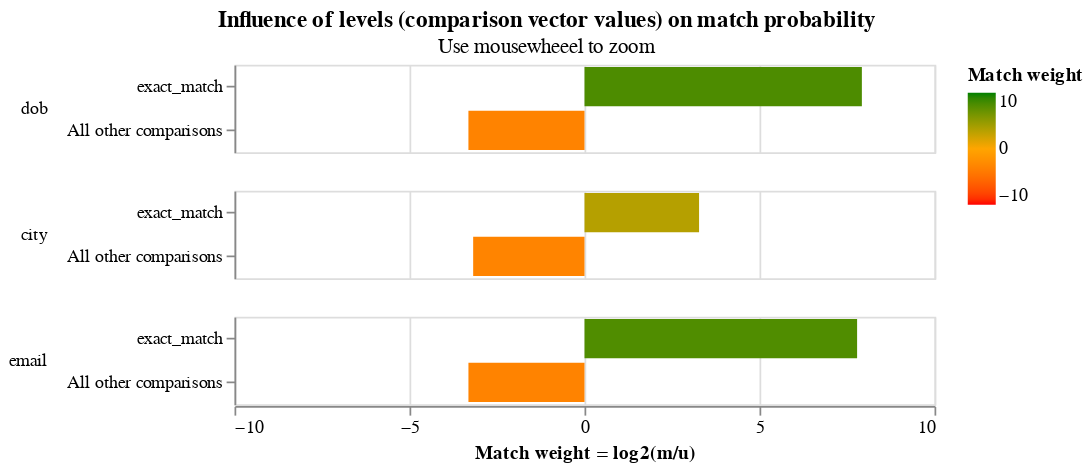

Source (notebook cell):
### Markdown cell above
## Step 4: Estimate the parameters of your model

Estimate the parameters of a Fellegi Sunter model, and use the model to generate predictions.  

We starby by using the `train_u_using_random_sampling` to compute the `u` values of the model.

### Code cell
linker.initialise_settings(settings)
linker.train_u_using_random_sampling(target_rows=1e6)

### Figure 1 — Vega-Lite specification as saved in the notebook (floating-point values rounded to 4 significant figures)
{"config": {"view": {"width": 400, "height": 50}, "mark": {"tooltip": null}, "title": {"anchor": "middle"}, "header": {"title": null}}, "params": [{"name": "iteration_number", "value": 0, "bind": {"input": "range", "min": 0, "max": 2, "step": 1}, "description": "Filter by the interation number"}], "data": {"values": [{"comparison_name": "dob", "sql_condition": "dob_l = dob_r", "label_for_charts": "exact_match", "m_probability": 0.9, "u_probability": 0.003704, "m_probability_description": "Amongst truly matching record comparisons, 90.00% of records are in the exact_match comparison level", "u_probability_description": "Amongst truly non-matching record comparisons, 0.37% of records are in the exact_match comparison level", "has_tf_adjustments": false, "tf_adjustment_column": null, "tf_adjustment_weight": 1.0, "is_null_level": false, "bayes_factor": 243.0, "log2_bayes_factor": 7.925, "comparison_vector_value": 1, "max_comparison_vector_value": 1, "bayes_factor_description": "If comparison level is `exact_match` then comparison is 243.00 times more likely to be a match", "iteration": 0, "proportion_of_matches": 0.9404}, {"comparison_name": "dob", "sql_condition": "ELSE", "label_for_charts": "All other comparisons", "m_probability": 0.1, "u_probability": 0.9963, "m_probability_description": "Amongst truly matching record comparisons, 10.00% of records are in the all other comparisons comparison level", "u_probability_description": "Amongst truly non-matching record comparisons, 99.63% of records are in the all other comparisons comparison level", "has_tf_adjustments": false, "tf_adjustment_column": null, "tf_adjustment_weight": 1.0, "is_null_level": false, "bayes_factor": 0.1004, "log2_bayes_factor": -3.317, "comparison_vector_value": 0, "max_comparison_vector_value": 1, "bayes_factor_description": "If comparison level is `all other comparisons` then comparison is  9.96 times less likely to be a match", "iteration": 0, "proportion_of_matches": 0.9404}, {"comparison_name": "city", "sql_condition": "city_l = city_r", "label_for_charts": "exact_match", "m_probability": 0.9, "u_probability": 0.09308, "m_probability_description": "Amongst truly matching record comparisons, 90.00% of records are in the exact_match comparison level", "u_probability_description": "Amongst truly non-matching record comparisons, 9.31% of records are in the exact_match comparison level", "has_tf_adjustments": true, "tf_adjustment_column": "city", "tf_adjustment_weight": 1.0, "is_null_level": false, "bayes_factor": 9.669, "log2_bayes_factor": 3.273, "comparison_vector_value": 1, "max_comparison_vector_value": 1, "bayes_factor_description": "If comparison level is `exact_match` then comparison is 9.67 times more likely to be a match", "iteration": 0, "proportion_of_matches": 0.9404}, {"comparison_name": "city", "sql_condition": "ELSE", "label_for_charts": "All other comparisons", "m_probability": 0.1, "u_probability": 0.9069, "m_probability_description": "Amongst truly matching record comparisons, 10.00% of records are in the all other comparisons comparison level", "u_probability_description": "Amongst truly non-matching record comparisons, 90.69% of records are in the all other comparisons comparison level", "has_tf_adjustments": false, "tf_adjustment_column": null, "tf_adjustment_weight": 1.0, "is_null_level": false, "bayes_factor": 0.1103, "log2_bayes_factor": -3.181, "comparison_vector_value": 0, "max_comparison_vector_value": 1, "bayes_factor_description": "If comparison level is `all other comparisons` then comparison is  9.07 times less likely to be a match", "iteration": 0, "proportion_of_matches": 0.9404}, {"comparison_name": "email", "sql_condition": "email_l = email_r", "label_for_charts": "exact_match", "m_probability": 0.9, "u_probability": 0.00407, "m_probability_description": "Amongst truly matching record comparisons, 90.00% of records are in the exact_match comparison level", "u_probability_description": "Amongst truly non-matching record comparisons, 0.41% of records are in the exact_match comparison level", "has_tf_adjustments": false, "tf_adjustment_column": null, "tf_adjustment_weight": 1.0, "is_null_level": false, "bayes_factor": 221.1, "log2_bayes_factor": 7.789, "comparison_vector_value": 1, "max_comparison_vector_value": 1, "bayes_factor_description": "If comparison level is `exact_match` then comparison is 221.11 times more likely to be a match", "iteration": 0, "proportion_of_matches": 0.9404}, {"comparison_name": "email", "sql_condition": "ELSE", "label_for_charts": "All other comparisons", "m_probability": 0.1, "u_probability": 0.9959, "m_probability_description": "Amongst truly matching record comparisons, 10.00% of records are in the all other comparisons comparison level", "u_probability_description": "Amongst truly non-matching record comparisons, 99.59% of records are in the all other comparisons comparison level", "has_tf_adjustments": false, "tf_adjustment_column": null, "tf_adjustment_weight": 1.0, "is_null_level": false, "bayes_factor": 0.1004, "log2_bayes_factor": -3.316, "comparison_vector_value": 0, "max_comparison_vector_value": 1, "bayes_factor_description": "If comparison level is `all other comparisons` then comparison is  9.96 times less likely to be a match", "iteration": 0, "proportion_of_matches": 0.9404}, {"comparison_name": "dob", "sql_condition": "dob_l = dob_r", "label_for_charts": "exact_match", "m_probability": 0.6399, "u_probability": 0.003704, "m_probability_description": "Amongst truly matching record comparisons, 63.99% of records are in the exact_match comparison level", "u_probability_description": "Amongst truly non-matching record comparisons, 0.37% of records are in the exact_match comparison level", "has_tf_adjustments": false, "tf_adjustment_column": null, "tf_adjustment_weight": 1.0, "is_null_level": false, "bayes_factor": 172.8, "log2_bayes_factor": 7.433, "comparison_vector_value": 1, "max_comparison_vector_value": 1, "bayes_factor_description": "If comparison level is `exact_match` then comparison is 172.77 times more likely to be a match", "iteration": 1, "proportion_of_matches": 0.9404}, {"comparison_name": "dob", "sql_condition": "ELSE", "label_for_charts": "All other comparisons", "m_probability": 0.3601, "u_probability": 0.9963, "m_probability_description": "Amongst truly matching record comparisons, 36.01% of records are in the all other comparisons comparison level", "u_probability_description": "Amongst truly non-matching record comparisons, 99.63% of records are in the all other comparisons comparison level", "has_tf_adjustments": false, "tf_adjustment_column": null, "tf_adjustment_weight": 1.0, "is_null_level": false, "bayes_factor": 0.3615, "log2_bayes_factor": -1.468, "comparison_vector_value": 0, "max_comparison_vector_value": 1, "bayes_factor_description": "If comparison level is `all other comparisons` then comparison is  2.77 times less likely to be a match", "iteration": 1, "proportion_of_matches": 0.9404}, {"comparison_name": "city", "sql_condition": "city_l = city_r", "label_for_charts": "exact_match", "m_probability": 0.6646, "u_probability": 0.09308, "m_probability_description": "Amongst truly matching record comparisons, 66.46% of records are in the exact_match comparison level", "u_probability_description": "Amongst truly non-matching record comparisons, 9.31% of records are in the exact_match comparison level", "has_tf_adjustments": true, "tf_adjustment_column": "city", "tf_adjustment_weight": 1.0, "is_null_level": false, "bayes_factor": 7.14, "log2_bayes_factor": 2.836, "comparison_vector_value": 1, "max_comparison_vector_value": 1, "bayes_factor_description": "If comparison level is `exact_match` then comparison is 7.14 times more likely to be a match", "iteration": 1, "proportion_of_matches": 0.9404}, {"comparison_name": "city", "sql_condition": "ELSE", "label_for_charts": "All other comparisons", "m_probability": 0.3354, "u_probability": 0.9069, "m_probability_description": "Amongst truly matching record comparisons, 33.54% of records are in the all other comparisons comparison level", "u_probability_description": "Amongst truly non-matching record comparisons, 90.69% of records are in the all other comparisons comparison level", "has_tf_adjustments": false, "tf_adjustment_column": null, "tf_adjustment_weight": 1.0, "is_null_level": false, "bayes_factor": 0.3698, "log2_bayes_factor": -1.435, "comparison_vector_value": 0, "max_comparison_vector_value": 1, "bayes_factor_description": "If comparison level is `all other comparisons` then comparison is  2.70 times less likely to be a match", "iteration": 1, "proportion_of_matches": 0.9404}, {"comparison_name": "email", "sql_condition": "email_l = email_r", "label_for_charts": "exact_match", "m_probability": 0.6974, "u_probability": 0.00407, "m_probability_description": "Amongst truly matching record comparisons, 69.74% of records are in the exact_match comparison level", "u_probability_description": "Amongst truly non-matching record comparisons, 0.41% of records are in the exact_match comparison level", "has_tf_adjustments": false, "tf_adjustment_column": null, "tf_adjustment_weight": 1.0, "is_null_level": false, "bayes_factor": 171.3, "log2_bayes_factor": 7.421, "comparison_vector_value": 1, "max_comparison_vector_value": 1, "bayes_factor_description": "If comparison level is `exact_match` then comparison is 171.34 times more likely to be a match", "iteration": 1, "proportion_of_matches": 0.9404}, {"comparison_name": "email", "sql_condition": "ELSE", "label_for_charts": "All other comparisons", "m_probability": 0.3026, "u_probability": 0.9959, "m_probability_description": "Amongst truly matching record comparisons, 30.26% of records are in the all other comparisons comparison level", "u_probability_description": "Amongst truly non-matching record comparisons, 99.59% of records are in the all other comparisons comparison level", "has_tf_adjustments": false, "tf_adjustment_column": null, "tf_adjustment_weight": 1.0, "is_null_level": false, "bayes_factor": 0.3038, "log2_bayes_factor": -1.719, "comparison_vector_value": 0, "max_comparison_vector_value": 1, "bayes_factor_description": "If comparison level is `all other comparisons` then comparison is  3.29 times less likely to be a match", "iteration": 1, "proportion_of_matches": 0.9404}, {"comparison_name": "dob", "sql_condition": "dob_l = dob_r", "label_for_charts": "exact_match", "m_probability": 0.6352, "u_probability": 0.003704, "m_probability_description": "Amongst truly matching record comparisons, 63.52% of records are in the exact_match comparison level", "u_probability_description": "Amongst truly non-matching record comparisons, 0.37% of records are in the exact_match comparison level", "has_tf_adjustments": false, "tf_adjustment_column": null, "tf_adjustment_weight": 1.0, "is_null_level": false, "bayes_factor": 171.5, "log2_bayes_factor": 7.422, "comparison_vector_value": 1, "max_comparison_vector_value": 1, "bayes_factor_description": "If comparison level is `exact_match` then comparison is 171.51 times more likely to be a match", "iteration": 2, "proportion_of_matches": 0.9404}, {"comparison_name": "dob", "sql_condition": "ELSE", "label_for_charts": "All other comparisons", "m_probability": 0.3648, "u_probability": 0.9963, "m_probability_description": "Amongst truly matching record comparisons, 36.48% of records are in the all other comparisons comparison level", "u_probability_description": "Amongst truly non-matching record comparisons, 99.63% of records are in the all other comparisons comparison level", "has_tf_adjustments": false, "tf_adjustment_column": null, "tf_adjustment_weight": 1.0, "is_null_level": false, "bayes_factor": 0.3661, "log2_bayes_factor": -1.45, "comparison_vector_value": 0, "max_comparison_vector_value": 1, "bayes_factor_description": "If comparison level is `all other comparisons` then comparison is  2.73 times less likely to be a match", "iteration": 2, "proportion_of_matches": 0.9404}, {"comparison_name": "city", "sql_condition": "city_l = city_r", "label_for_charts": "exact_match", "m_probability": 0.6547, "u_probability": 0.09308, "m_probability_description": "Amongst truly matching record comparisons, 65.47% of records are in the exact_match comparison level", "u_probability_description": "Amongst truly non-matching record comparisons, 9.31% of records are in the exact_match comparison level", "has_tf_adjustments": true, "tf_adjustment_column": "city", "tf_adjustment_weight": 1.0, "is_null_level": false, "bayes_factor": 7.034, "log2_bayes_factor": 2.814, "comparison_vector_value": 1, "max_comparison_vector_value": 1, "bayes_factor_description": "If comparison level is `exact_match` then comparison is 7.03 times more likely to be a match", "iteration": 2, "proportion_of_matches": 0.9404}, {"comparison_name": "city", "sql_condition": "ELSE", "label_for_charts": "All other comparisons", "m_probability": 0.3453, "u_probability": 0.9069, "m_probability_description": "Amongst truly matching record comparisons, 34.53% of records are in the all other comparisons comparison level", "u_probability_description": "Amongst truly non-matching record comparisons, 90.69% of records are in the all other comparisons comparison level", "has_tf_adjustments": false, "tf_adjustment_column": null, "tf_adjustment_weight": 1.0, "is_null_level": false, "bayes_factor": 0.3807, "log2_bayes_factor": -1.393, "comparison_vector_value": 0, "max_comparison_vector_value": 1, "bayes_factor_description": "If comparison level is `all other comparisons` then comparison is  2.63 times less likely to be a match", "iteration": 2, "proportion_of_matches": 0.9404}, {"comparison_name": "email", "sql_condition": "email_l = email_r", "label_for_charts": "exact_match", "m_probability": 0.6898, "u_probability": 0.00407, "m_probability_description": "Amongst truly matching record comparisons, 68.98% of records are in the exact_match comparison level", "u_probability_description": "Amongst truly non-matching record comparisons, 0.41% of records are in the exact_match comparison level", "has_tf_adjustments": false, "tf_adjustment_column": null, "tf_adjustment_weight": 1.0, "is_null_level": false, "bayes_factor": 169.5, "log2_bayes_factor": 7.405, "comparison_vector_value": 1, "max_comparison_vector_value": 1, "bayes_factor_description": "If comparison level is `exact_match` then comparison is 169.48 times more likely to be a match", "iteration": 2, "proportion_of_matches": 0.9404}, {"comparison_name": "email", "sql_condition": "ELSE", "label_for_charts": "All other comparisons", "m_probability": 0.3102, "u_probability": 0.9959, "m_probability_description": "Amongst truly matching record comparisons, 31.02% of records are in the all other comparisons comparison level", "u_probability_description": "Amongst truly non-matching record comparisons, 99.59% of records are in the all other comparisons comparison level", "has_tf_adjustments": false, "tf_adjustment_column": null, "tf_adjustment_weight": 1.0, "is_null_level": false, "bayes_factor": 0.3114, "log2_bayes_factor": -1.683, "comparison_vector_value": 0, "max_comparison_vector_value": 1, "bayes_factor_description": "If comparison level is `all other comparisons` then comparison is  3.21 times less likely to be a match", "iteration": 2, "proportion_of_matches": 0.9404}]}, "transform": [{"filter": "(datum.iteration == iteration_number)"}], "mark": {"type": "bar", "clip": true}, "selection": {"zoom_selector": {"type": "interval", "bind": "scales", "encodings": ["x"]}}, "encoding": {"color": {"type": "quantitative", "field": "log2_bayes_factor", "title": "Match weight", "scale": {"range": ["red", "orange", "green"], "domain": [-10, 0, 10]}}, "row": {"type": "nominal", "field": "comparison_name", "sort": {"field": "comparison_sort_order"}, "header": {"labelAngle": 0, "labelAnchor": "middle", "labelAlign": "left"}}, "tooltip": [{"type": "nominal", "field": "comparison_name", "title": "Comparison name"}, {"type": "ordinal", "field": "label_for_charts", "title": "Label"}, {"type": "nominal", "field": "sql_condition", "title": "SQL condition"}, {"type": "quantitative", "field": "m_probability", "format": ".4f", "title": "M probability"}, {"type": "quantitative", "field": "u_probability", "format": ".4f", "title": "U probability"}, {"type": "quantitative", "field": "bayes_factor", "title": "Bayes factor = m/u", "format": ",.4f"}, {"type": "quantitative", "field": "log2_bayes_factor", "title": "Match weight = log2(m/u)", "format": ",.4f"}, {"type": "nominal", "field": "bayes_factor_description", "title": "Match weight description"}], "x": {"type": "quantitative", "axis": {"title": "Match weight = log2(m/u)", "values": [-10, -5, 0, 5, 10]}, "field": "log2_bayes_factor", "scale": {"domain": [-10, 10]}}, "y": {"type": "nominal", "field": "label_for_charts", "axis": {"title": null}, "sort": {"field": "comparison_vector_value", "order": "descending"}}}, "resolve": {"scale": {"y": "independent"}}, "title": {"text": "Influence of levels (comparison vector values) on match probability", "subtitle": "Use mousewheeel to zoom"}, "$schema": "https://vega.github.io/schema/vega-lite/v4.json"}
